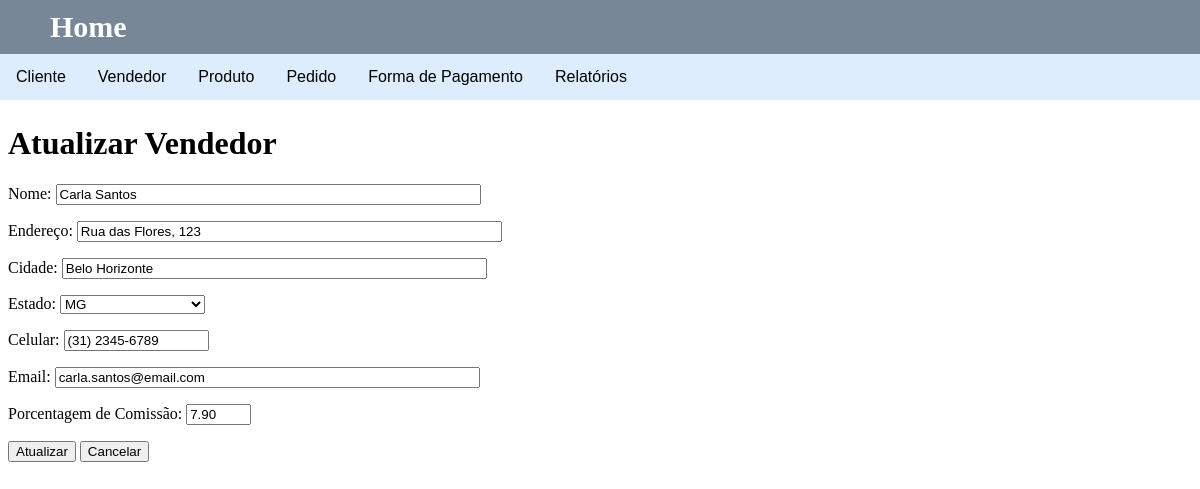
The page /vendedor/atualizarVendedor.php?id=3 on the database as committed earlier.
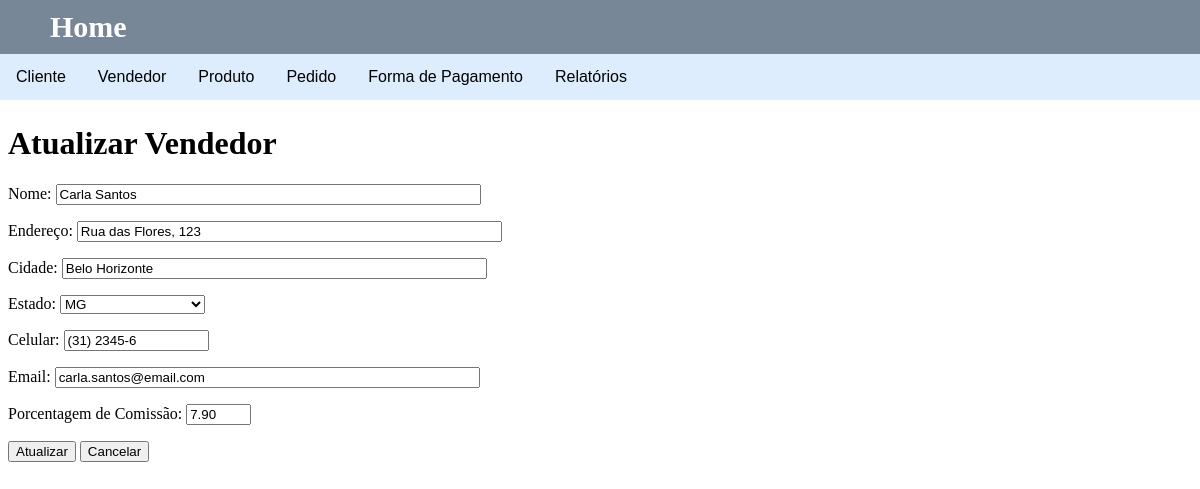
The same page on the database as committed later.
### tables this page shows
CREATE TABLE tb_vendedor(
	id INTEGER AUTO_INCREMENT PRIMARY KEY,
	nome VARCHAR(50),
	endereco VARCHAR(50),
	cidade VARCHAR(30),
	estado VARCHAR(2),
	celular VARCHAR(11),
	email VARCHAR(50),
	perc_comissao NUMERIC(5,2)
) engine INNODB;

### vendedor/atualizarVendedor.php (the view, shortened to what this page needs)
<!DOCTYPE html>
<html lang="pt-br">
<head>
</head>
<body>
    <?php
        if(isset($_GET['id'])){
            include('../conexao.php');
            $id = $_GET['id'];
            $query2 = "SELECT * FROM tb_vendedor WHERE id = '$id'";
            $result = mysqli_query($con,$query2);
            $row = mysqli_fetch_assoc($result);
    ?>
    <?php include('../navbar.php')?>
    <h1>Atualizar Vendedor</h1>
    <form method="POST">
        <p><label>Nome: <input type="text" name="nome" size="50" maxlength="100" required value="<?php echo $row['nome'];?>"></label></p>
        <p><label>Endereço: <input type="text" name="endereco" size="50" maxlength="150" required value="<?php echo $row['endereco'];?>"></label></p>
        <p><label>Cidade: <input type="text" name="cidade" size="50" maxlength="50" required value="<?php echo $row['cidade'];?>"></label></p>
        <p><label>Estado:
            <select name="estado">
                <option value="<?php echo $row['estado'];?>" selected><?php echo $row['estado'];?></option>
            </select>
        </label></p>
        <p><label>Celular: <input type="text" name="celular" size="15" maxlength="15" placeholder="(XX) XXXXX-XXXX" required value="<?php echo $row['celular'];?>"></label></p>
        <p><label>Email: <input type="text" name="email" size="50" maxlength="160" required value="<?php echo $row['email'];?>"></label></p>
        <p><label>Porcentagem de Comissão: <input type="text" name="perc_comissao" size="5" maxlength="5" required value="<?php echo $row['perc_comissao'];?>"></label></p>
        <label><input type="submit" value="Atualizar" name="atualizar"></label>
        <label><input type="submit" value="Cancelar" name="cancelar"></label>
    </form>
    <?php } ?>
</body>
</html>

Rows that differ between the two databases and show on the page:
changed tb_vendedor "Carla Santos": celular "(31) 2345-6789" → "(31) 2345-6"
